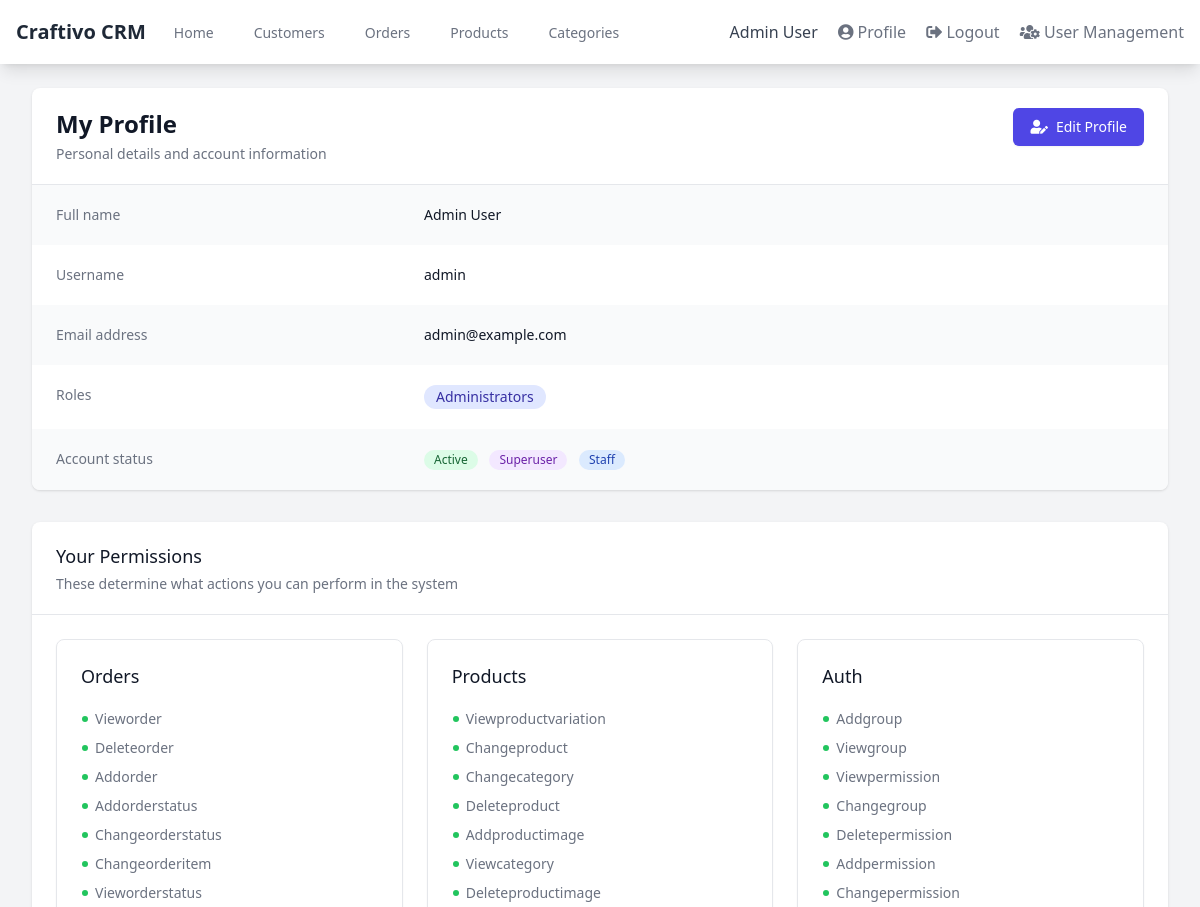
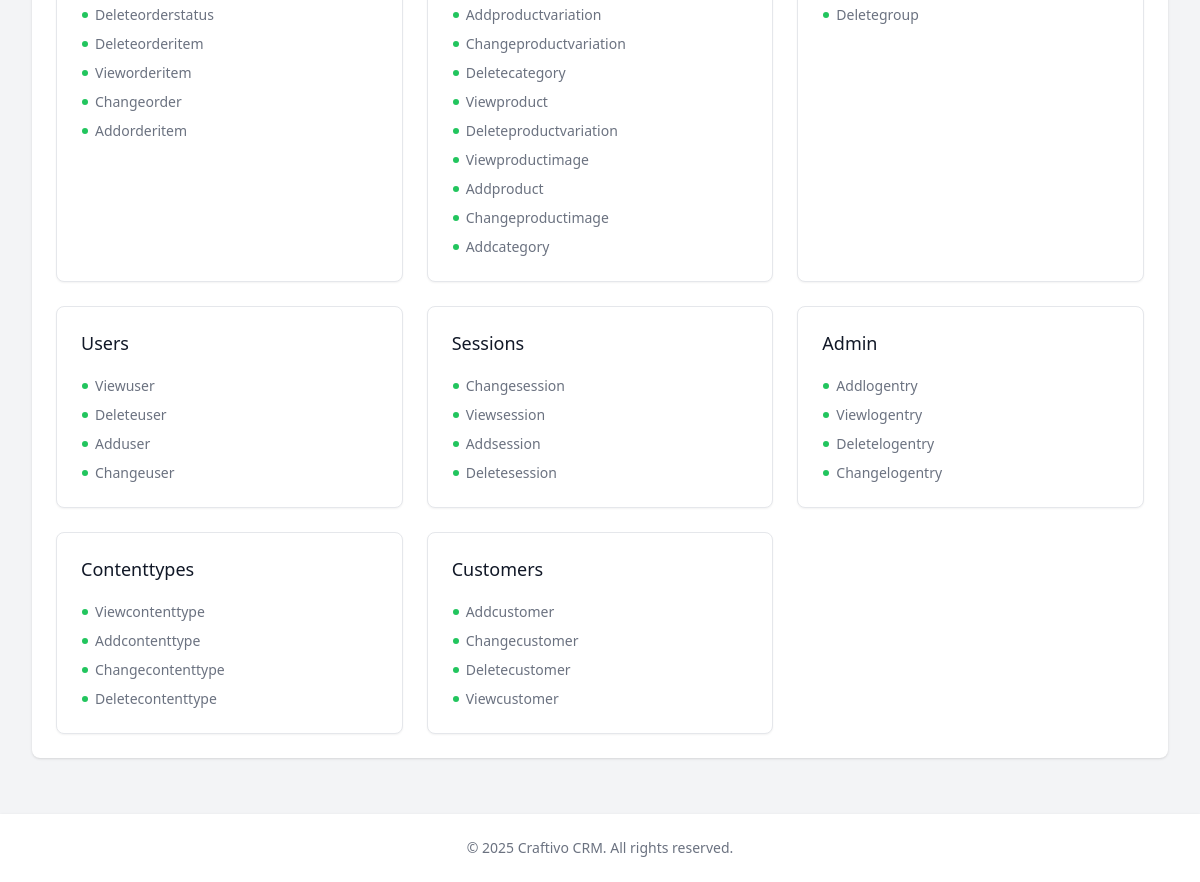
Page /users/profile/ (signed in) on the committed database (2 pictures, top to bottom).
### users/models.py (models this page shows, shortened)
class User(AbstractUser):
    email = models.EmailField(_('email address'), unique=True)
    phone_number = models.CharField(max_length=15, blank=True)
    is_customer = models.BooleanField(default=False)
    is_vendor = models.BooleanField(default=False)
    is_staff = models.BooleanField(default=False)
    company_name = models.CharField(max_length=100, blank=True)
    address = models.TextField(blank=True)
    city = models.CharField(max_length=50, blank=True)
    state = models.CharField(max_length=50, blank=True)
    zip_code = models.CharField(max_length=10, blank=True)
    country = models.CharField(max_length=50, blank=True)
    business_type = models.CharField(max_length=50, blank=True)
    tax_id = models.CharField(max_length=50, blank=True)
    class Meta:
        verbose_name = _('user')
        verbose_name_plural = _('users')
    def get_full_name(self):
        full_name = f'{self.first_name} {self.last_name}'
        return full_name.strip()

### users/views.py (the view)
# urls.py: path('profile/', views.profile, name='profile'),
@login_required
def profile(request):
    user = request.user
    groups = user.groups.all()
    permissions = user.get_all_permissions()
    grouped_permissions = {}
    for perm in permissions:
        app, perm_name = perm.split('.', 1)
        if app not in grouped_permissions:
            grouped_permissions[app] = []
        grouped_permissions[app].append(perm_name)
    if request.method == 'POST':
        form = UserProfileForm(request.POST, instance=user, user=user)
        if form.is_valid():
            form.save()
            messages.success(request, "Your profile has been updated successfully!")
            new_password = form.cleaned_data.get('new_password1')
            if new_password:
                update_session_auth_hash(request, user)  # Keep user logged in
                messages.success(request, "Your password has been changed successfully!")
            return redirect('users:profile')
    else:
        form = UserProfileForm(instance=user, user=user)
    context = {
        'user': user,
        'groups': groups,
        'grouped_permissions': grouped_permissions,
        'form': form
    }
    return render(request, 'users/profile.html', context)

### users/templates/users/profile.html (shortened to what this page needs)
{% extends 'config/base.html' %}
{% load form_tags %}
{% block content %}
<div class="bg-white shadow overflow-hidden sm:rounded-lg">
    <div class="px-4 py-5 sm:px-6 flex justify-between">
        <div>
            <h1 class="text-2xl font-bold text-gray-900">My Profile</h1>
            <p class="mt-1 max-w-2xl text-sm text-gray-500">Personal details and account information</p>
        </div>
        <div>
            <button id="edit-profile-btn" class="inline-flex items-center px-4 py-2 border border-transparent rounded-md shadow-sm text-sm font-medium text-white bg-indigo-600 hover:bg-indigo-700 focus:outline-none focus:ring-2 focus:ring-offset-2 focus:ring-indigo-500">
                <i class="fas fa-user-edit mr-2"></i> Edit Profile
            </button>
        </div>
    </div>
    <div id="profile-view" class="border-t border-gray-200">
        <dl>
            <div class="bg-gray-50 px-4 py-5 sm:grid sm:grid-cols-3 sm:gap-4 sm:px-6">
                <dt class="text-sm font-medium text-gray-500">Full name</dt>
                <dd class="mt-1 text-sm text-gray-900 sm:mt-0 sm:col-span-2">{{ user.get_full_name }}</dd>
            </div>
            <div class="bg-white px-4 py-5 sm:grid sm:grid-cols-3 sm:gap-4 sm:px-6">
                <dt class="text-sm font-medium text-gray-500">Username</dt>
                <dd class="mt-1 text-sm text-gray-900 sm:mt-0 sm:col-span-2">{{ user.username }}</dd>
            </div>
            <div class="bg-gray-50 px-4 py-5 sm:grid sm:grid-cols-3 sm:gap-4 sm:px-6">
                <dt class="text-sm font-medium text-gray-500">Email address</dt>
                <dd class="mt-1 text-sm text-gray-900 sm:mt-0 sm:col-span-2">{{ user.email }}</dd>
            </div>
            <div class="bg-white px-4 py-5 sm:grid sm:grid-cols-3 sm:gap-4 sm:px-6">
                <dt class="text-sm font-medium text-gray-500">Roles</dt>
                <dd class="mt-1 text-sm text-gray-900 sm:mt-0 sm:col-span-2">
                    {% if groups %}
                        <div class="flex flex-wrap gap-2">
                            {% for group in groups %}
                                <span class="inline-flex items-center px-3 py-0.5 rounded-full text-sm font-medium bg-indigo-100 text-indigo-800">
                                    {{ group.name }}
                                </span>
                            {% endfor %}
                        </div>
                    {% else %}
                        <span class="text-gray-500">No roles assigned</span>
                    {% endif %}
                </dd>
            </div>
            <div class="bg-gray-50 px-4 py-5 sm:grid sm:grid-cols-3 sm:gap-4 sm:px-6">
                <dt class="text-sm font-medium text-gray-500">Account status</dt>
                <dd class="mt-1 text-sm sm:mt-0 sm:col-span-2">
                    {% if user.is_active %}
                        <span class="inline-flex items-center px-2.5 py-0.5 rounded-full text-xs font-medium bg-green-100 text-green-800">
                            Active
                        </span>
                    {% else %}
                        <span class="inline-flex items-center px-2.5 py-0.5 rounded-full text-xs font-medium bg-red-100 text-red-800">
                            Inactive
                        </span>
                    {% endif %}
                    {% if user.is_superuser %}
                        <span class="ml-2 inline-flex items-center px-2.5 py-0.5 rounded-full text-xs font-medium bg-purple-100 text-purple-800">
                            Superuser
                        </span>
                    {% endif %}
                    {% if user.is_staff %}
                        <span class="ml-2 inline-flex items-center px-2.5 py-0.5 rounded-full text-xs font-medium bg-blue-100 text-blue-800">
                            Staff
                        </span>
                    {% endif %}
                </dd>
            </div>
        </dl>
    </div>
</div>
{% if grouped_permissions %}
<div class="mt-8 bg-white shadow overflow-hidden sm:rounded-lg">
    <div class="px-4 py-5 sm:px-6">
        <h2 class="text-lg font-medium text-gray-900">Your Permissions</h2>
        <p class="mt-1 max-w-2xl text-sm text-gray-500">These determine what actions you can perform in the system</p>
    </div>
    <div class="border-t border-gray-200">
        <div class="px-4 py-5 sm:p-6">
            <div class="grid grid-cols-1 gap-6 sm:grid-cols-2 lg:grid-cols-3">
                {% for app, permissions in grouped_permissions.items %}
                <div class="bg-white overflow-hidden shadow-sm rounded-lg border border-gray-200">
                    <div class="px-4 py-5 sm:p-6">
                        <h3 class="text-lg leading-6 font-medium text-gray-900 capitalize">{{ app }}</h3>
                        <div class="mt-5">
                            <ul class="space-y-2">
                                {% for permission in permissions %}
                                <li class="text-sm text-gray-500 capitalize">
                                    <span class="inline-flex items-center">
                                        <svg class="mr-1.5 h-2 w-2 text-green-500" fill="currentColor" viewBox="0 0 8 8">
                                            <circle cx="4" cy="4" r="3" />
                                        </svg>
                                        {{ permission|cut:"_"|capfirst }}
                                    </span>
                                </li>
                                {% endfor %}
                            </ul>
                        </div>
                    </div>
                </div>
                {% endfor %}
            </div>
        </div>
    </div>
</div>
{% endif %}
{% endblock %}

### config/templates/config/base.html (shortened to what this page needs)
<!DOCTYPE html>
<html lang="en">
<head>
    <script src="https://cdn.tailwindcss.com"></script>
    <link rel="stylesheet" href="https://cdnjs.cloudflare.com/ajax/libs/font-awesome/5.15.4/css/all.min.css">
</head>
<body class="bg-gray-100">
    <nav class="bg-white shadow-lg">
        <div class="max-w-7xl mx-auto px-4">
            <div class="flex justify-between h-16">
                <div class="flex">
                    <div class="flex-shrink-0 flex items-center">
                        <a href="{% url 'home' %}" class="text-xl font-bold text-gray-800">Craftivo CRM</a>
                    </div>
                    <div class="hidden sm:ml-6 sm:flex sm:space-x-8">
                        <a href="{% url 'home' %}" class="{% if request.path == '/' %}border-indigo-500 text-gray-900{% else %}border-transparent text-gray-500 hover:border-gray-300 hover:text-gray-700{% endif %} inline-flex items-center px-1 pt-1 border-b-2 text-sm font-medium">
                            Home
                        </a>
                        {% if user.is_authenticated %}
                        <a href="{% url 'customers:customer_list' %}" class="{% if '/customers/' in request.path %}border-indigo-500 text-gray-900{% else %}border-transparent text-gray-500 hover:border-gray-300 hover:text-gray-700{% endif %} inline-flex items-center px-1 pt-1 border-b-2 text-sm font-medium">
                            Customers
                        </a>
                        <a href="{% url 'orders:order_list' %}" class="{% if '/orders/' in request.path %}border-indigo-500 text-gray-900{% else %}border-transparent text-gray-500 hover:border-gray-300 hover:text-gray-700{% endif %} inline-flex items-center px-1 pt-1 border-b-2 text-sm font-medium">
                            Orders
                        </a>
                        <a href="{% url 'products:product_list' %}" class="{% if '/products/list/' in request.path %}border-indigo-500 text-gray-900{% else %}border-transparent text-gray-500 hover:border-gray-300 hover:text-gray-700{% endif %} inline-flex items-center px-1 pt-1 border-b-2 text-sm font-medium">
                            Products
                        </a>
                        <a href="{% url 'products:category_list' %}" class="{% if '/products/categories/' in request.path %}border-indigo-500 text-gray-900{% else %}border-transparent text-gray-500 hover:border-gray-300 hover:text-gray-700{% endif %} inline-flex items-center px-1 pt-1 border-b-2 text-sm font-medium">
                            Categories
                        </a>
                        {% endif %}
                    </div>
                </div>
                <div class="hidden sm:ml-6 sm:flex sm:items-center">
                    {% if user.is_authenticated %}
                    <div class="ml-3 relative">
                        <div>
                            <span class="text-gray-700">{{ user.get_full_name|default:user.username }}</span>
                            <a href="{% url 'users:profile' %}" class="ml-4 text-gray-500 hover:text-gray-700">
                                <i class="fas fa-user-circle"></i> Profile
                            </a>
                            <a href="{% url 'users:logout' %}" class="ml-4 text-gray-500 hover:text-gray-700">
                                <i class="fas fa-sign-out-alt"></i> Logout
                            </a>
                            {% if user.is_superuser or perms.users %}
                            <a href="{% url 'users:user_management' %}" class="ml-4 text-gray-500 hover:text-gray-700">
                                <i class="fas fa-users-cog"></i> User Management
                            </a>
                            {% endif %}
                        </div>
                    </div>
                    {% endif %}
                </div>
            </div>
        </div>
    </nav>
    <main class="max-w-7xl mx-auto py-6 px-4 sm:px-6 lg:px-8">
        {% block content %}{% endblock %}
    </main>
    <footer class="bg-white shadow mt-8">
        <div class="max-w-7xl mx-auto py-6 px-4 sm:px-6 lg:px-8">
            <p class="text-center text-gray-500 text-sm">
                &copy; {% now "Y" %} Craftivo CRM. All rights reserved.
            </p>
        </div>
    </footer>
</body>
</html>

### rows in the picture
User: get_full_name "Admin User", username "admin", email "admin@example.com"

### other values in the picture
{{ group.name }} "Administrators"
{{ app }} "Orders" "Products" "Auth" "Users" "Sessions" "Admin" "Contenttypes" "Customers"
{{ permission|cut:"_"|capfirst }} "Vieworder" "Deleteorder" "Addorder" "Addorderstatus" "Changeorderstatus" "Changeorderitem" "Vieworderstatus" "Deleteorderstatus" "Deleteorderitem" "Vieworderitem" "Changeorder" "Addorderitem" "Viewproductvariation" "Changeproduct" "Changecategory" "Deleteproduct" "Addproductimage" "Viewcategory" "Deleteproductimage" "Addproductvariation" "Changeproductvariation" "Deletecategory" "Viewproduct" "Deleteproductvariation" "Viewproductimage" "Addproduct" "Changeproductimage" "Addcategory" "Addgroup" "Viewgroup" "Viewpermission" "Changegroup" "Deletepermission" "Addpermission" "Changepermission" "Deletegroup" "Viewuser" "Deleteuser" "Adduser" "Changeuser" "Changesession" "Viewsession" "Addsession" "Deletesession" "Addlogentry" "Viewlogentry" "Deletelogentry" "Changelogentry" "Viewcontenttype" "Addcontenttype" "Changecontenttype" "Deletecontenttype" "Addcustomer" "Changecustomer" "Deletecustomer" "Viewcustomer"
